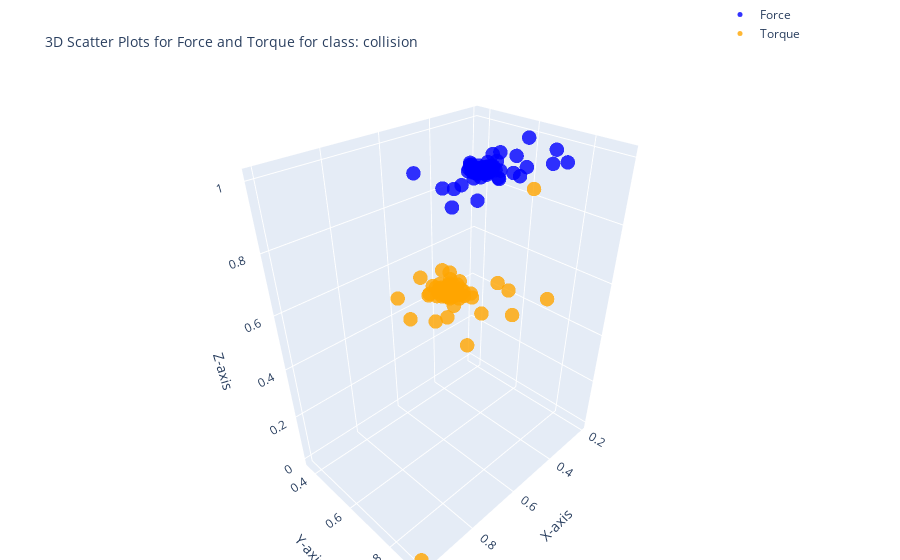

Source (notebook cell):
### Code cell
import plotly.graph_objects as go
class_name = unique_classes[1]
df_fr_collision=class_dfs[class_name]
# 3D scatter plot for Force (Fx, Fy, Fz)
force_plot = go.Scatter3d(
    x=df_fr_collision['Fx'],
    y=df_fr_collision['Fy'],
    z=df_fr_collision['Fz'],
    mode='markers',
    marker=dict(size=5, color='blue', opacity=0.8),
    name='Force'
)

# 3D scatter plot for Torque (Tx, Ty, Tz)
torque_plot = go.Scatter3d(
    x=df_fr_collision['Tx'],
    y=df_fr_collision['Ty'],
    z=df_fr_collision['Tz'],
    mode='markers',
    marker=dict(size=5, color='orange', opacity=0.8),
    name='Torque'
)

# Create subplots
fig = go.Figure()

# Add Force plot
fig.add_trace(force_plot)
fig.add_trace(torque_plot)

# Layout settings
fig.update_layout(
    title='3D Scatter Plots for Force and Torque for class: ' + class_name,
    title_font=dict(size=14),  # Change the title font size
    scene=dict(
        xaxis_title='X-axis',
        yaxis_title='Y-axis',
        zaxis_title='Z-axis'
    ),
    legend=dict(x=0.8, y=1.2),
    margin=dict(l=0, r=0, b=0, t=40)
)

fig.show()

### Figure 1 — Plotly figure (JSON) as saved in the notebook; plotly's stock layout.template omitted (floating-point values rounded to 4 significant figures; data arrays with more than 128 entries replaced by an {"elided": "..."} marker saying what was removed)
{"data": [{"marker": {"color": "blue", "opacity": 0.8, "size": 5}, "mode": "markers", "name": "Force", "type": "scatter3d", "x": {"elided": "255 float values"}, "y": {"elided": "255 float values"}, "z": {"elided": "255 float values"}}, {"marker": {"color": "orange", "opacity": 0.8, "size": 5}, "mode": "markers", "name": "Torque", "type": "scatter3d", "x": {"elided": "255 float values"}, "y": {"elided": "255 float values"}, "z": {"elided": "255 float values"}}], "layout": {"legend": {"x": 0.8, "y": 1.2}, "margin": {"b": 0, "l": 0, "r": 0, "t": 40}, "scene": {"xaxis": {"title": {"text": "X-axis"}}, "yaxis": {"title": {"text": "Y-axis"}}, "zaxis": {"title": {"text": "Z-axis"}}}, "title": {"font": {"size": 14}, "text": "3D Scatter Plots for Force and Torque for class: collision"}}}
